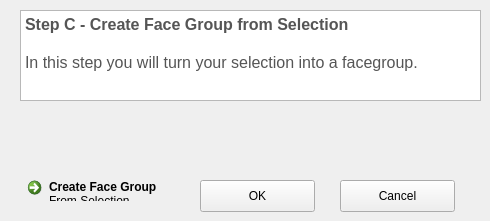
        <widget class="QWidget" name="s3_p3">
         <widget class="QTextEdit" name="s3_p3_text_createFaceGroup">
          <property name="geometry">
           <rect>
            <x>20</x>
            <y>10</y>
            <width>461</width>
            <height>91</height>
           </rect>
          </property>
          <property name="html">
           <string>&lt;!DOCTYPE HTML PUBLIC &quot;-//W3C//DTD HTML 4.0//EN&quot; &quot;http://www.w3.org/TR/REC-html40/strict.dtd&quot;&gt;
&lt;html&gt;&lt;head&gt;&lt;meta name=&quot;qrichtext&quot; content=&quot;1&quot; /&gt;&lt;style type=&quot;text/css&quot;&gt;
p, li { white-space: pre-wrap; }
&lt;/style&gt;&lt;/head&gt;&lt;body style=&quot; font-family:'Calibri'; font-size:12pt; font-weight:400; font-style:normal;&quot;&gt;
&lt;p style=&quot; margin-top:0px; margin-bottom:0px; margin-left:0px; margin-right:0px; -qt-block-indent:0; text-indent:0px;&quot;&gt;&lt;span style=&quot; font-family:'Lato,sans-serif'; font-size:16px; font-weight:600; color:#555555; background-color:#ffffff;&quot;&gt;Step C - Create Face Group from Selection&lt;/span&gt;&lt;/p&gt;
&lt;p style=&quot;-qt-paragraph-type:empty; margin-top:0px; margin-bottom:0px; margin-left:0px; margin-right:0px; -qt-block-indent:0; text-indent:0px; font-family:'Lato,sans-serif'; font-size:16px; font-weight:600; color:#555555;&quot;&gt;&lt;br /&gt;&lt;/p&gt;
&lt;p style=&quot; margin-top:0px; margin-bottom:0px; margin-left:0px; margin-right:0px; -qt-block-indent:0; text-indent:0px;&quot;&gt;&lt;a name=&quot;subText4&quot;&gt;&lt;/a&gt;&lt;span style=&quot; font-family:'Lato,sans-serif'; font-size:16px; font-weight:296; color:#555555;&quot;&gt;I&lt;/span&gt;&lt;span style=&quot; font-family:'Lato,sans-serif'; font-size:16px; font-weight:296; color:#555555;&quot;&gt;n this step you will turn your selection into a facegroup.&lt;/span&gt;&lt;/p&gt;&lt;/body&gt;&lt;/html&gt;</string>
          </property>
         </widget>
         <widget class="QCommandLinkButton" name="s3_p3_button_createFaceGroup">
          <property name="geometry">
           <rect>
            <x>20</x>
            <y>170</y>
            <width>197</width>
            <height>41</height>
           </rect>
          </property>
          <property name="autoFillBackground">
           <bool>false</bool>
          </property>
          <property name="text">
           <string>Create Face Group</string>
          </property>
          <property name="icon">
           <iconset resource="icons.qrc">
            <normaloff>:/icons/arrow_double_right.png</normaloff>:/icons/arrow_double_right.png</iconset>
          </property>
          <property name="iconSize">
           <size>
            <width>60</width>
            <height>60</height>
           </size>
          </property>
          <property name="autoDefault">
           <bool>false</bool>
          </property>
          <property name="description">
           <string>From Selection</string>
          </property>
         </widget>
         <widget class="QPushButton" name="s3_p3_button_accept">
          <property name="geometry">
           <rect>
            <x>200</x>
            <y>180</y>
            <width>115</width>
            <height>32</height>
           </rect>
          </property>
          <property name="text">
           <string>OK</string>
          </property>
         </widget>
         <widget class="QPushButton" name="s3_p3_button_cancel">
          <property name="geometry">
           <rect>
            <x>340</x>
            <y>180</y>
            <width>115</width>
            <height>32</height>
           </rect>
          </property>
          <property name="text">
           <string>Cancel</string>
          </property>
         </widget>
        </widget>
